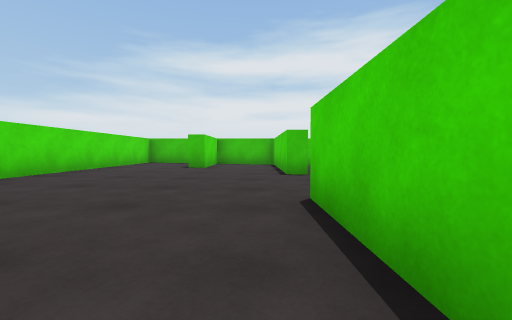
View 1 (above)

18 first-person views from a walk through a scene from a Unity 3-D project. The camera is 0.54 m above the floor, tilts 2° down and sees 90° across. The floor is counted in squares, 1 m on a side. Each view is taken from the middle of a square. On the plan, view 1 faces up. The plan holds only what a view shows up to about 9 squares ahead; the rest is blank. The player is left out.

View 2
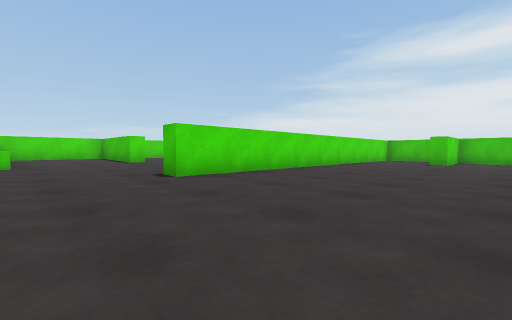

View 3
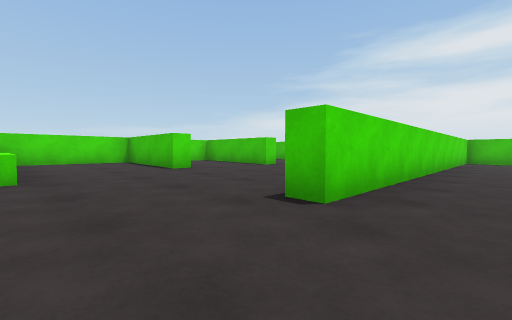

View 4
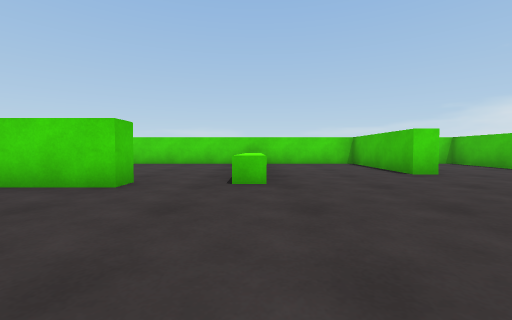

View 5
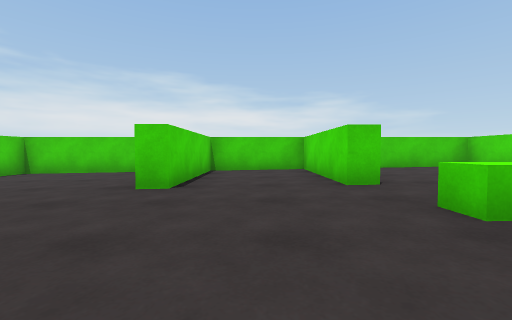

View 6
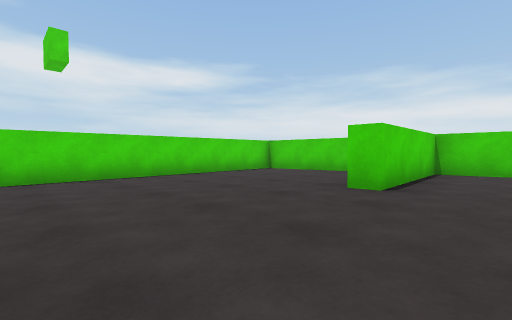

View 7
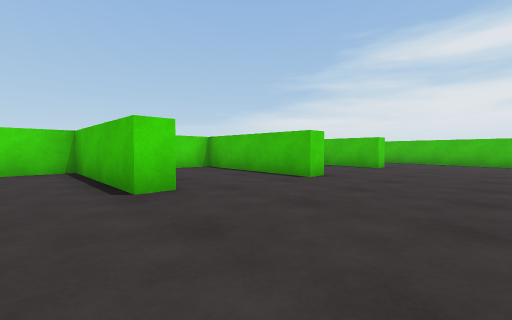

View 8
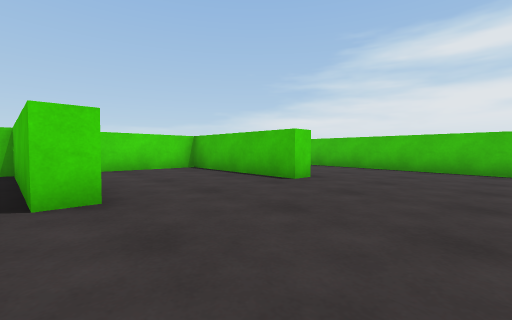

View 9
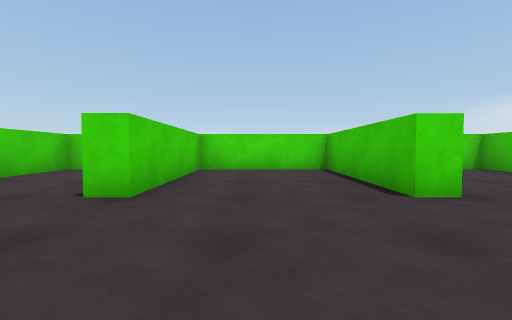

View 10
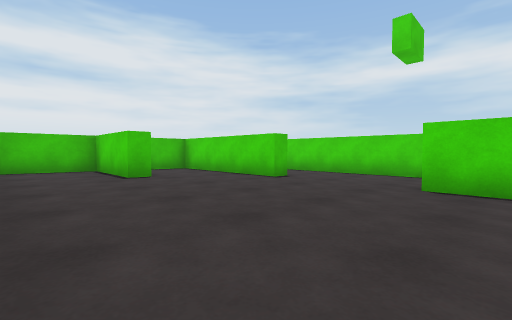

View 11
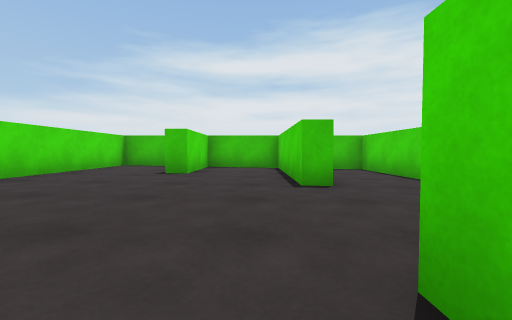

View 12
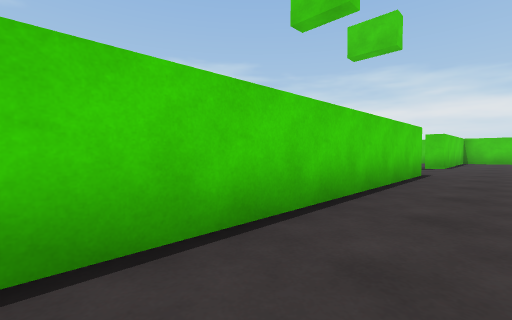

View 13
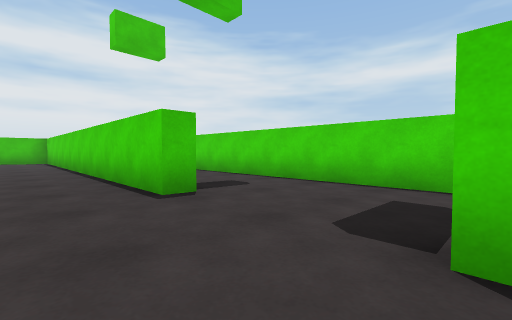

View 14
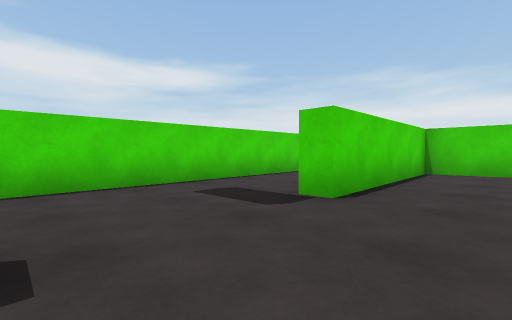

View 15
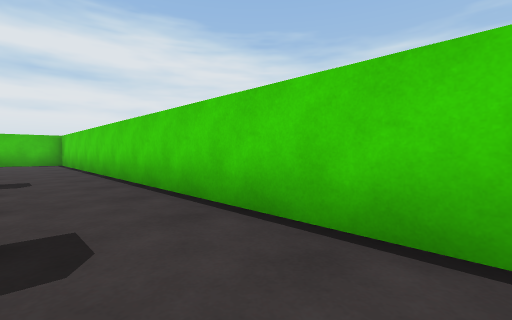

View 16
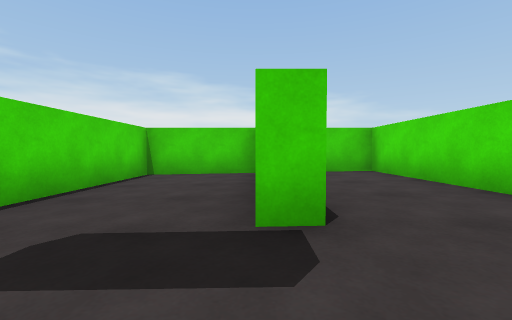

View 17
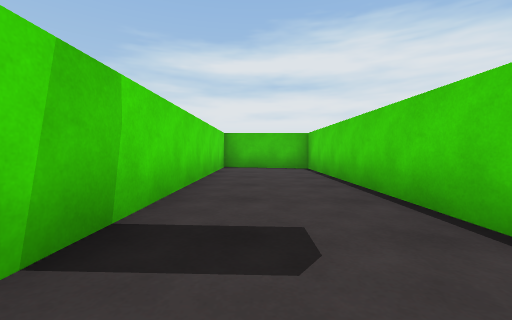

View 18
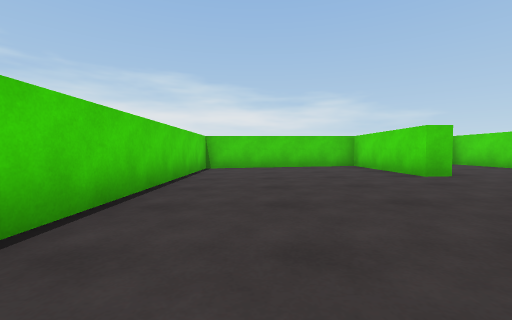

### Floor plan
Points are (right, up) in squares from view 1. A wall is a line through its corners. A room is listed if a view was taken in it or the views show most of it. See-through windows are left out.
Room 1 (views 1, 2, 3, 4, 5, 6, 7, 8, 9, 10, 11, 12, 13, 14, 15, 16, 17, 18)
walls: (-9, 0.6) (-9, 0.1) (-12.1, 0.1) (-12.1, -8.3) (-9.5, -8.3); (1.2, 6.1) (0.6, 6.1) (0.6, 10.3) (-1.6, 10.3) (-1.6, 7.8) (-2.1, 7.8) (-2.1, 10.3) (-4.3, 10.3) (-4.3, -0.8) (-4.9, -0.8); (1.1, -4.8) (1.1, -8.3) (3.5, -8.3) (3.5, -3.8) (4, -3.8); (4, -0.8) (3.5, -0.8) (3.5, 10.3) (2.5, 10.3); (-8, -4.8) (-7.4, -4.8) (-7.4, -8.3) (-4.7, -8.3) (-4.7, -4.8) (-4.3, -4.8) (-4.3, -8.3) (0.6, -8.3) (0.6, 3); (-8.7, 7.2) (-8.7, 6.7) (-12.1, 6.7) (-12.1, 3.7) (-8.7, 3.7) (-8.7, 3.2) (-12.1, 3.2) (-12.1, 0.6) (-10.4, 0.6); (-6, 10.3) (-12.1, 10.3) (-12.1, 9.9); (4, -8.3) (6.7, -8.3) (6.7, 10.3) (4, 10.3) (4, 3)
low walls: (-7.7, -2.8) (-7.7, -3.4)

Positions as (right, up) in squares from view 1, and headings:
1: (0, 0), facing up
2: (0, -3), facing up-left
3: (-3, -3), facing up-left
4: (-4, -3), facing left
5: (-6, -1), facing down
6: (-6, -1), facing down-right
7: (-6, -1), facing up-left
8: (-6, 3), facing up-left
9: (-6, 5), facing left
10: (-4, 2), facing up-right
11: (0, 2), facing up
12: (2, 6), facing down-right
13: (2, -4), facing up-right
14: (2, -1), facing down-right
15: (5, -2), facing up-right
16: (4, -2), facing down
17: (5, 2), facing up
18: (-1, 0), facing down
